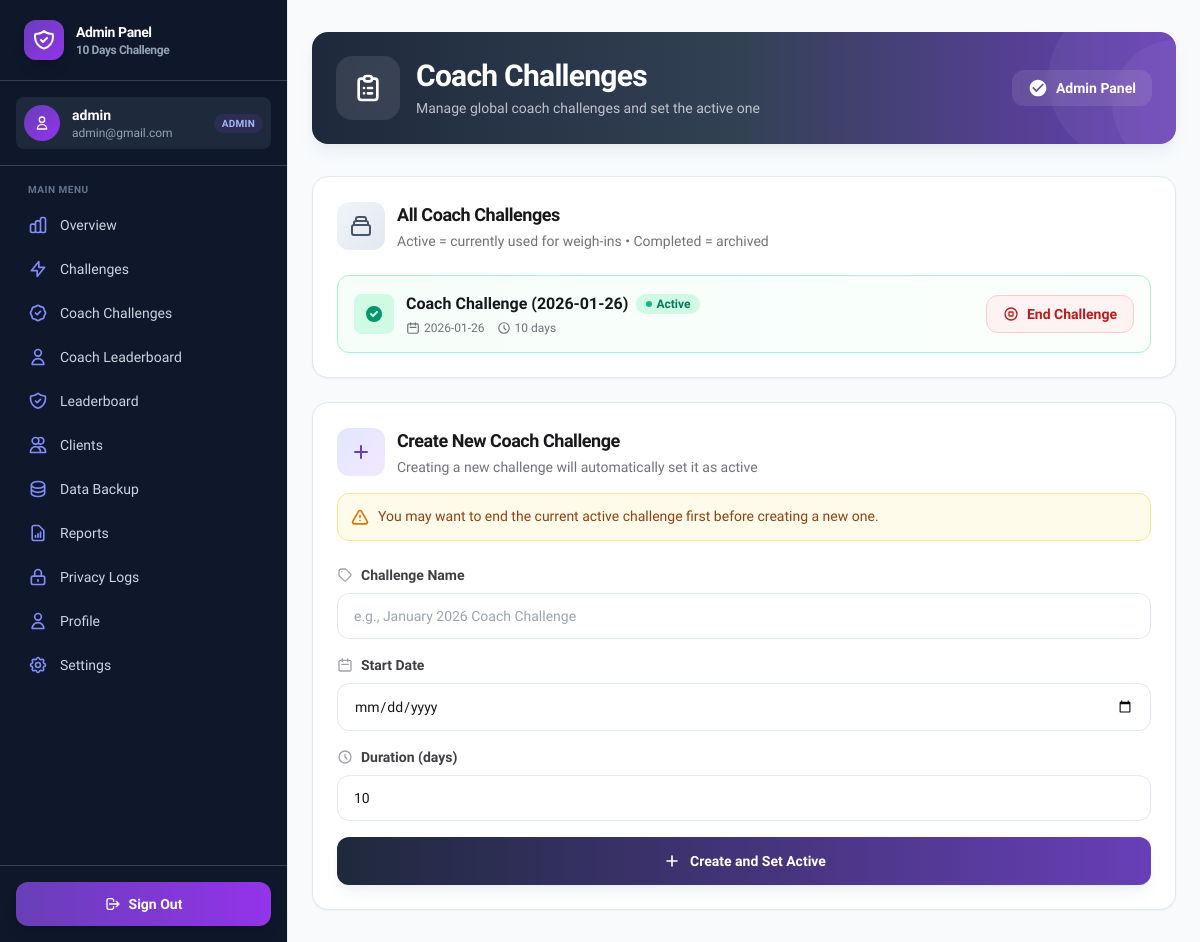
The app's page /admin/coach_challenges.php (signed in) with its own data.
### tables this page shows
CREATE TABLE IF NOT EXISTS users (
  id INT UNSIGNED NOT NULL AUTO_INCREMENT,
  name VARCHAR(100) NOT NULL,
  email VARCHAR(190) NOT NULL,
  role ENUM('coach','admin') NOT NULL,
  password_hash VARCHAR(255) NOT NULL,
  is_active TINYINT(1) NOT NULL DEFAULT 1,
  created_at TIMESTAMP NOT NULL DEFAULT CURRENT_TIMESTAMP,
  updated_at TIMESTAMP NOT NULL DEFAULT CURRENT_TIMESTAMP ON UPDATE CURRENT_TIMESTAMP,
  PRIMARY KEY (id),
  UNIQUE KEY uniq_users_email (email)
);

CREATE TABLE IF NOT EXISTS coach_challenges (
  id INT UNSIGNED NOT NULL AUTO_INCREMENT,
  name VARCHAR(100) NOT NULL,
  start_date DATE NOT NULL,
  duration_days TINYINT UNSIGNED NOT NULL DEFAULT 10,
  status ENUM('active','completed') NOT NULL DEFAULT 'active',
  created_at TIMESTAMP NOT NULL DEFAULT CURRENT_TIMESTAMP,
  updated_at TIMESTAMP NOT NULL DEFAULT CURRENT_TIMESTAMP ON UPDATE CURRENT_TIMESTAMP,
  PRIMARY KEY (id),
  KEY idx_coach_challenges_status_start (status, start_date)
);

### admin/coach_challenges.php (the view, shortened to what the rows shown need)
<?php
$rows = [];
try {
    $stmt = db()->query('SELECT * FROM coach_challenges ORDER BY start_date DESC, id DESC');
    $rows = $stmt->fetchAll();
} catch (Throwable $e) {
    $rows = [];
}
require __DIR__ . '/../partials/layout_top.php';
require __DIR__ . '/../partials/nav.php';
?>
<main class="mx-auto max-w-4xl px-4 py-8">
    <div class="relative mb-8 overflow-hidden rounded-2xl bg-gradient-to-r from-slate-800 via-slate-700 to-indigo_bloom p-6 shadow-lg shadow-slate-300/30">
        <div class="relative flex items-center gap-4">
            <div class="flex-1">
                <h1 class="text-2xl font-extrabold tracking-tight text-white sm:text-3xl">Coach Challenges</h1>
            </div>
        </div>
    </div>
    <div class="rounded-2xl border border-slate-200 bg-white p-6 shadow-sm">
        <div class="mt-6 space-y-3">
            <?php foreach ($rows as $r): ?>
                <?php
                    $isActive = $r['status'] === 'active';
                    $cardBorder = $isActive ? 'border-emerald-200' : 'border-slate-100';
                    $cardBg = $isActive ? 'bg-gradient-to-r from-emerald-50/50 to-green-50/30' : 'bg-white';
                ?>
                <div class="rounded-xl border <?= $cardBorder ?> <?= $cardBg ?> p-4 transition hover:shadow-md">
                    <div class="flex flex-col sm:flex-row sm:items-center gap-4">
                        <div class="flex items-center gap-3 flex-1">
                            <div class="flex h-10 w-10 items-center justify-center rounded-lg <?= $isActive ? 'bg-emerald-100' : 'bg-slate-100' ?>">
                                <?php if ($isActive): ?>
                                    <svg class="h-5 w-5 text-emerald-600" fill="currentColor" viewBox="0 0 20 20">
                                        <path fill-rule="evenodd" d="M10 18a8 8 0 100-16 8 8 0 000 16zm3.707-9.293a1 1 0 00-1.414-1.414L9 10.586 7.707 9.293a1 1 0 00-1.414 1.414l2 2a1 1 0 001.414 0l4-4z" clip-rule="evenodd"/>
                                    </svg>
                                <?php else: ?>
                                    <svg class="h-5 w-5 text-slate-400" fill="none" stroke="currentColor" stroke-width="2" viewBox="0 0 24 24">
                                        <path stroke-linecap="round" stroke-linejoin="round" d="M5 8h14M5 8a2 2 0 110-4h14a2 2 0 110 4M5 8v10a2 2 0 002 2h10a2 2 0 002-2V8m-9 4h4"/>
                                    </svg>
                                <?php endif; ?>
                            </div>
                            <div class="min-w-0 flex-1">
                                <div class="flex items-center gap-2 flex-wrap">
                                    <h3 class="font-bold text-zinc-900"><?= h((string) $r['name']) ?></h3>
                                    <?php if ($isActive): ?>
                                        <span class="inline-flex items-center gap-1 rounded-full bg-emerald-100 px-2.5 py-0.5 text-xs font-bold text-emerald-700">
                                            <span class="h-1.5 w-1.5 rounded-full bg-emerald-500 animate-pulse"></span>
                                            Active
                                        </span>
                                    <?php else: ?>
                                        <span class="inline-flex items-center gap-1 rounded-full bg-slate-100 px-2.5 py-0.5 text-xs font-bold text-slate-600">
                                            Completed
                                        </span>
                                    <?php endif; ?>
                                </div>
                                <div class="mt-1 flex items-center gap-3 text-xs text-zinc-500">
                                    <span class="inline-flex items-center gap-1">
                                        <svg class="h-3.5 w-3.5" fill="none" stroke="currentColor" stroke-width="2" viewBox="0 0 24 24"><path stroke-linecap="round" stroke-linejoin="round" d="M8 7V3m8 4V3m-9 8h10M5 21h14a2 2 0 002-2V7a2 2 0 00-2-2H5a2 2 0 00-2 2v12a2 2 0 002 2z"/></svg>
                                        <?= h((string) $r['start_date']) ?>
                                    </span>
                                    <span class="inline-flex items-center gap-1">
                                        <svg class="h-3.5 w-3.5" fill="none" stroke="currentColor" stroke-width="2" viewBox="0 0 24 24"><path stroke-linecap="round" stroke-linejoin="round" d="M12 8v4l3 3m6-3a9 9 0 11-18 0 9 9 0 0118 0z"/></svg>
                                        <?= h((string) $r['duration_days']) ?> days
                                    </span>
                                </div>
                            </div>
                        </div>
                        <?php if ($isActive): ?>
                            <form method="post" class="flex-shrink-0" onsubmit="return confirm('End this active coach challenge? Coaches will not be able to log weigh-ins until a new one is created.')">
                                <button type="submit" class="inline-flex items-center gap-2 rounded-xl border border-red-200 bg-red-50 px-4 py-2 text-sm font-bold text-red-700 transition hover:bg-red-100 hover:border-red-300">
                                    <svg class="h-4 w-4" fill="none" stroke="currentColor" stroke-width="2" viewBox="0 0 24 24">
                                        <path stroke-linecap="round" stroke-linejoin="round" d="M21 12a9 9 0 11-18 0 9 9 0 0118 0z"/>
                                        <path stroke-linecap="round" stroke-linejoin="round" d="M9 10a1 1 0 011-1h4a1 1 0 011 1v4a1 1 0 01-1 1h-4a1 1 0 01-1-1v-4z"/>
                                    </svg>
                                    End Challenge
                                </button>
                            </form>
                        <?php endif; ?>
                    </div>
                </div>
            <?php endforeach; ?>
        </div>
    </div>
    <div class="mt-6 rounded-2xl border border-slate-200 bg-white p-6 shadow-sm">
        <div class="flex items-center gap-3">
            <div>
                <h2 class="text-lg font-extrabold tracking-tight text-zinc-900">Create New Coach Challenge</h2>
            </div>
        </div>
    </div>
</main>
<?php require __DIR__ . '/../partials/layout_bottom.php'; ?>

### partials/nav.php (shortened to what the rows shown need)
<?php
$user = auth_user();
$role = $user ? $user['role'] : null;
$nav = [];
if ($role === 'admin') {
    $current_page = $_SERVER['REQUEST_URI'];
}
?>
<?php if ($role === 'admin' && $user): ?>
    <div class="min-h-screen bg-slate-50">
        <div class="flex min-h-screen">
            <aside class="sticky top-0 hidden h-screen w-72 shrink-0 overflow-y-auto border-r border-slate-200 bg-slate-900 lg:flex lg:flex-col">
                <div class="flex items-center gap-3 px-6 py-5 border-b border-slate-700">
                    <a href="<?= h(url('/index.php')) ?>" class="flex items-center gap-3 font-extrabold tracking-tight">
                        <div class="flex h-10 w-10 items-center justify-center rounded-xl bg-gradient-to-br from-indigo_bloom to-purple-600 text-white shadow-lg">
                        </div>
                        <div class="flex flex-col">
                            <span class="text-white text-sm font-bold">Admin Panel</span>
                            <span class="text-slate-400 text-xs">10 Days Challenge</span>
                        </div>
                    </a>
                </div>
                <div class="px-4 py-4 border-b border-slate-700">
                    <div class="flex items-center gap-3 px-2 py-2 rounded-lg bg-slate-800">
                        <div class="flex h-9 w-9 items-center justify-center rounded-full bg-gradient-to-br from-indigo_bloom to-purple-600 text-white">
                            <svg class="h-4 w-4" fill="none" stroke="currentColor" stroke-width="2" viewBox="0 0 24 24">
                                <path stroke-linecap="round" stroke-linejoin="round" d="M16 7a4 4 0 11-8 0 4 4 0 018 0zM12 14a7 7 0 00-7 7h14a7 7 0 00-7-7z"/>
                            </svg>
                        </div>
                        <div class="flex-1 min-w-0">
                            <div class="text-sm font-semibold text-white truncate"><?= h($user['name']) ?></div>
                            <div class="text-xs text-slate-400 truncate"><?= h($user['email']) ?></div>
                        </div>
                        <span class="px-2 py-0.5 text-[10px] font-bold uppercase tracking-wide bg-indigo_bloom/20 text-indigo-300 rounded-full">Admin</span>
                    </div>
                </div>
                <nav class="flex-1 px-3 py-4 overflow-y-auto">
                    <div class="text-[10px] font-bold uppercase tracking-wider text-slate-500 px-4 mb-2">Main Menu</div>
                    <?php foreach ($nav as $item):
                        $is_active = strpos($current_page, $item[1]) !== false;
                        $active_classes = $is_active ? 'bg-gradient-to-r from-indigo-600 to-purple-600 text-white shadow-lg shadow-indigo-500/50' : 'text-slate-300 hover:bg-slate-800 hover:text-white';
                    ?>
                        <a href="<?= h($item[1]) ?>" class="mb-1 flex items-center gap-3 rounded-xl px-4 py-2.5 text-sm font-medium <?= $active_classes ?> transition-colors">
                            <?php if (isset($item[2])): ?>
                                <span class="<?= $is_active ? 'text-indigo-200' : 'text-indigo-400' ?>"><?= $item[2] ?></span>
                            <?php endif; ?>
                            <?= h($item[0]) ?>
                        </a>
                    <?php endforeach; ?>
                </nav>
                <div class="border-t border-slate-700 p-4">
                    <a href="<?= h(url('/auth/logout.php')) ?>" class="flex items-center justify-center gap-2 rounded-xl bg-gradient-to-r from-indigo_bloom to-purple-600 px-4 py-3 text-sm font-bold text-white hover:from-indigo-600 hover:to-purple-700 transition-all shadow-lg">
                        <svg class="h-4 w-4" fill="none" stroke="currentColor" stroke-width="2" viewBox="0 0 24 24">
                            <path stroke-linecap="round" stroke-linejoin="round" d="M17 16l4-4m0 0l-4-4m4 4H7m6 4v1a3 3 0 01-3 3H6a3 3 0 01-3-3V7a3 3 0 013-3h4a3 3 0 013 3v1"/>
                        </svg>
                        Sign Out
                    </a>
                </div>
            </aside>
            <div class="flex min-w-0 flex-1 flex-col">
                <div class="flex-1">
<?php endif; ?>

### records on screen
users: name "admin", email "admin@gmail.com", role "admin" (drawn)
coach_challenges: status "active" (drawn), name "Coach Challenge (2026-01-26)", start_date "2026-01-26", duration_days "10"

### other values on screen
$item[0] "Overview"
$item[0] "Challenges"
$item[0] "Coach Challenges"
$item[0] "Coach Leaderboard"
$item[0] "Leaderboard"
$item[0] "Clients"
$item[0] "Data Backup"
$item[0] "Reports"
$item[0] "Privacy Logs"
$item[0] "Profile"
$item[0] "Settings"
